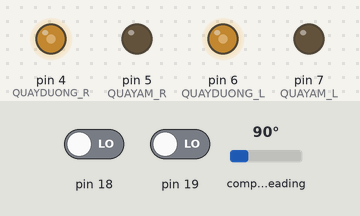
A sketch run on a simulated Arduino Mega 2560, built with avr-gcc and run on an emulated ATmega2560. Parts: output pins drawn as LEDs (lit = HIGH). Wiring (inferred from the names in the program): CMPS compass at I2C address 0x60. The inputs (shaded band) are chosen by the test bench; at power-on: compass heading 90°, pin 18 LOW, pin 19 LOW. The ROS host is connected and sends only what is stated.

Above: at 1.2 s.
1.3 s: compass heading set to 7°
At 2.0 s:
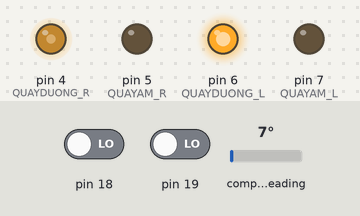
3.0 s: compass heading set to 180°
At 6.1 s:
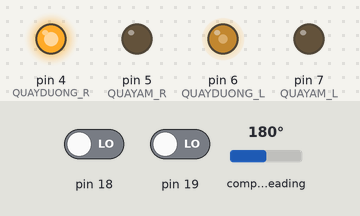
Timing chart, 0 to 42.5 s (numbered marks = the images above; inputs shaded):
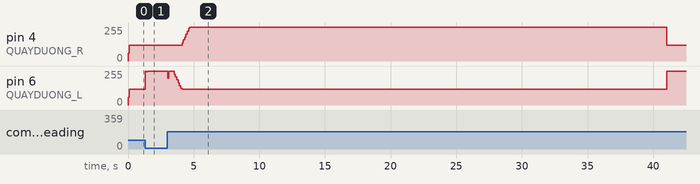

Measured:
- after the input at 1.3 s, pin 6 (QUAYDUONG_L): 120/255 → 255/255 at once, → 248/255 0.10 s later, → 255/255 0.10 s later
- by itself, pin 4 (QUAYDUONG_R): rises from 120/255 to 255/255 in 0.60 s, then falls to 120/255 in 36.3 s

The sketch:

Node_Arduino.ino
```cpp
#include <ros.h>
#include <geometry_msgs/Point.h>
#include <geometry_msgs/PointStamped.h>
#include <math.h>
#include <Wire.h>
#include <std_msgs/Float32.h>
#include <std_msgs/Header.h>

#define QUAYDUONG_R 4
#define QUAYAM_R 5

#define QUAYDUONG_L 6
#define QUAYAM_L 7


#define PI 3.14159265359
#define ADDRESS 0x60 //defines address of compass


int pulse_r = 0;
int pulse_l = 0;
int pulse_l_before = 0;
int pulse_l_after  = 0;
int pulse_r_before = 0;
int pulse_r_after  = 0;

const int R = 0.08;
float x     = 0.0;
float y     = 0.0;
float x_real = 0.0;
float y_real = 0.0;
float heading = 0;
int the_ta_goal = 0;
float dis_tmp      = 0;
int esp          = 0;
float x_goal = 0.0;
float y_goal = 0.0;
float x_update = 0.0;
float y_update = 0.0;
int flag_move = 0;
int flag_turn = 0;
float the_ta_move= 0;
float flag_update = 0;
float flag_heading = 0;
int flag_stop = 0;

//PID steering
unsigned long time;
//const float Kp_the_ta = 1.8333;
//const float Ki_the_ta = 0.23;
//const float Kd_the_ta = 0.08;
const float Kp_the_ta = 1.07;
const float Ki_the_ta = 0.24;
const float Kd_the_ta = 0.08;

int del_ta     = 0;
int the_ta_set = 0;
int PWM_R_set = 60;
int PWM_L_set = 60;
int sum_error_the_ta = 0;
int et_the_ta        = 0;
int es_the_ta        = 0;

unsigned long time_start = 0;

// ROS
ros::NodeHandle nh;
geometry_msgs::PointStamped pose_head;
geometry_msgs::Point pose_msg;
geometry_msgs::Point flag_msg;

std_msgs::Header h;

ros::Publisher pose_pub("odometry_pose", &pose_msg);
//ros::Publisher flag_pub("flag", &pose_msg);

//ros::Publisher pose_pub2("odometry_pose", &pose_head);
//ros::Subscriber<geometry_msgs::Point> pose_goal_sub("goal_point", &pose_goal_Callback, 1000);
//ros::Subscriber<geometry_msgs::Point> ekf_sub("ekf_pose", &ekf_pose_Callback, 1000);

void count_r()
{
  if (digitalRead(43) == LOW)
  {
     pulse_r ++;
  }
  else
  {
    pulse_r --;
  }
}

void count_l()
{
  if (digitalRead(42) == LOW)
  {
    pulse_l --;
  }
  else
  {
    pulse_l ++;
  }
}

void run_r(int power_r)
{
  if (power_r >= 0)
  {
    analogWrite(QUAYAM_R, 0);
    analogWrite(QUAYDUONG_R, power_r);
  }
  if (power_r < 0)
  {
    analogWrite(QUAYDUONG_R, 0);
    analogWrite(QUAYAM_R, power_r);
  }
}

void run_l(int power_l)
{
  if (power_l >= 0)
  {
    analogWrite(QUAYAM_L, 0);
    analogWrite(QUAYDUONG_L, power_l);
  }
  if (power_l < 0)
  {
    analogWrite(QUAYDUONG_L, 0);
    analogWrite(QUAYAM_L, power_l);
  }
}

// Quay
void Turn_left( int the_ta_goal,int the_ta)
{
  esp = the_ta - the_ta_goal;
  if(abs(esp) > 5)
  {
    run_r(110);
    run_l(-110);
  }
  else{
    flag_turn ++;
    run_r(0);
    run_l(0);
  }
}

void Turn_right( int the_ta_goal,int the_ta)
{
  esp = the_ta -the_ta_goal ;
  if(abs(esp) > 5)
  {
    run_r(-110);
    run_l(110);
  }
  else{
    flag_turn ++;
    run_r(0);
    run_l(0);
  }
}


// Di thang
void Move_Forward(float x_goal, float y_goal, int the_ta)
{
    dis_tmp = sqrt(pow((x-x_goal),2)+pow((y-y_goal),2));
    the_ta_move = (180/PI *atan2((y_goal- y),(x_goal - x))+ 180) ;

    if(the_ta_move > 360)
    {
      the_ta_move = the_ta_move - 360;
     }
    if(the_ta_move < -360)
    {
      the_ta_move = the_ta_move + 360;
    }

    the_ta_move=the_ta_move-180;


    if(dis_tmp > 0.03)
    {
      PID_steering(the_ta_move,the_ta);
    }
    else{
      flag_move ++;
      run_r(0);
      run_l(0);
    }
}


void PID_steering(int the_ta_goal,int the_ta)
{
  time = millis();
  the_ta_set = the_ta_goal;
  if(time-time_start >= 100)
  {
    del_ta =the_ta_set- the_ta;
    if(del_ta >= 180)
    {
     del_ta=del_ta-360;
    }
    if(del_ta <= -180)
    {
      del_ta = del_ta + 360;
    }
    sum_error_the_ta += del_ta;

    es_the_ta  = del_ta;

    PWM_R_set  = 120 + Kp_the_ta * del_ta + Ki_the_ta * sum_error_the_ta + Kd_the_ta * (es_the_ta - et_the_ta)/0.1;
    PWM_L_set  = 120 - Kp_the_ta * del_ta - Ki_the_ta * sum_error_the_ta - Kd_the_ta * (es_the_ta - et_the_ta)/0.1;

    if(PWM_R_set < 120)
    {
      PWM_R_set = 120;
    }
    if(PWM_R_set > 255)
    {
      PWM_R_set = 255;
    }
    if(PWM_L_set < 120)
    {
      PWM_L_set = 120;
    }
    if(PWM_L_set > 255)
    {
      PWM_L_set = 255;
    }
    time_start = time ;

    et_the_ta = es_the_ta;
  }
      run_r(PWM_R_set);
      run_l(PWM_L_set);
}
void ekf_pose_Callback(const geometry_msgs::Point& ekf_pose_msg)
{
    x_update = ekf_pose_msg.x;
    y_update = ekf_pose_msg.y;
    flag_update = ekf_pose_msg.z;
}

void init_Callback(const geometry_msgs::Point& init_msg)
{
    flag_stop = init_msg.x;
}

ros::Subscriber<geometry_msgs::Point> ekf_sub("ekf_pose", &ekf_pose_Callback);

ros::Subscriber<geometry_msgs::Point> init_sub("decision_node", &init_Callback);


void setup()
{
  nh.initNode();
  nh.advertise(pose_pub);
  nh.subscribe(ekf_sub);
  nh.subscribe(init_sub);

  attachInterrupt(4, count_r, RISING);
  attachInterrupt(5, count_l, RISING);
  Wire.begin();
  Serial.begin(57600);
}

void loop()
{
  byte highByte;
  byte lowByte;

   Wire.beginTransmission(ADDRESS);      //starts communication with cmps03
   Wire.write(2);                         //Sends the register we wish to read
   Wire.endTransmission();

   Wire.requestFrom(ADDRESS, 2);        //requests high byte
   while(Wire.available() < 2);         //while there is a byte to receive
   highByte = Wire.read();           //reads the byte as an integer
   lowByte = Wire.read();
   double yaw = ((highByte<<8)+lowByte)/10;

   if(flag_heading == 0)
   {
      heading = yaw;
      flag_heading = 1;
   }

   double the_ta = -yaw+heading;

   if(the_ta >=180)
   {
      the_ta -=360;
   }
   if(the_ta <-180)
   {
      the_ta +=360;
   }

 //_________________________ODOMETRY_______________________________________
    pulse_l_after = pulse_l;
    pulse_r_after = pulse_r;
    float d_center = (((pulse_l_after - pulse_l_before) + (pulse_r_after - pulse_r_before))* 0.036)/200; // (m)
    x              += d_center * cos(the_ta * 0.0174533); // (m)
    y              += d_center * sin(the_ta * 0.0174533); // (m)

    if(flag_update == 1)
    {
      x = x_update;
      y = y_update;
    }


      if(flag_move == 0 && flag_turn == 0)
      {
        Move_Forward(1.2, 0,the_ta);
      }
       else if(flag_move == 1 && flag_turn == 1)
    {
      Move_Forward(4.8, -1.2, the_ta);
    }
    else if(flag_move == 2 && flag_turn == 1)
    {
       Turn_right(-180, the_ta);
    }
    else if(flag_move == 2 && flag_turn ==2)
    {
      Move_Forward(0,-1.1, the_ta);
    }
   else if(flag_move == 3 && flag_turn ==2)
    {
      Turn_left(-90, the_ta);
   }else if(flag_move == 3 && flag_turn ==3)
    {
     Move_Forward(0,-2.4, the_ta);
    }else if(flag_move == 4 && flag_turn ==3)
     {
       Turn_left(0, the_ta);
     }else if(flag_move == 4&& flag_turn == 4)
     {
      Move_Forward(4.8,-2.4, the_ta);
    }else if(flag_move == 5 && flag_turn ==4)
    {
      Turn_left(90,the_ta);
    }else if(flag_move == 5 && flag_turn == 5)
    {
      Move_Forward(4.8,-1.2, the_ta);
    }
    else if(flag_move == 6 && flag_turn == 5 )
    {
      Turn_left(-180, the_ta);
    }
    else if(flag_move == 6 && flag_turn ==6)
    {
      Move_Forward(0,-1.2, the_ta);
    }
    else if(flag_move == 7 && flag_turn == 6)
    {
      Turn_right(90, the_ta);
    }else if(flag_move==7 && flag_turn ==7)
    {
      Move_Forward(0,0,the_ta);
    }else if(flag_move == 8 && flag_turn ==7)
    {
      Turn_right(0, the_ta);
    }
    if(flag_move == 8 && flag_turn == 8)
    {
      Move_Forward(4.8, 0,the_ta);
    }

    pose_msg.x = x;
    pose_msg.y = y;
    pose_msg.z = the_ta *0.0174533;

    pose_pub.publish(&pose_msg);

    pulse_r_before = pulse_r_after;
    pulse_l_before = pulse_l_after;


    nh.spinOnce();
}
```
